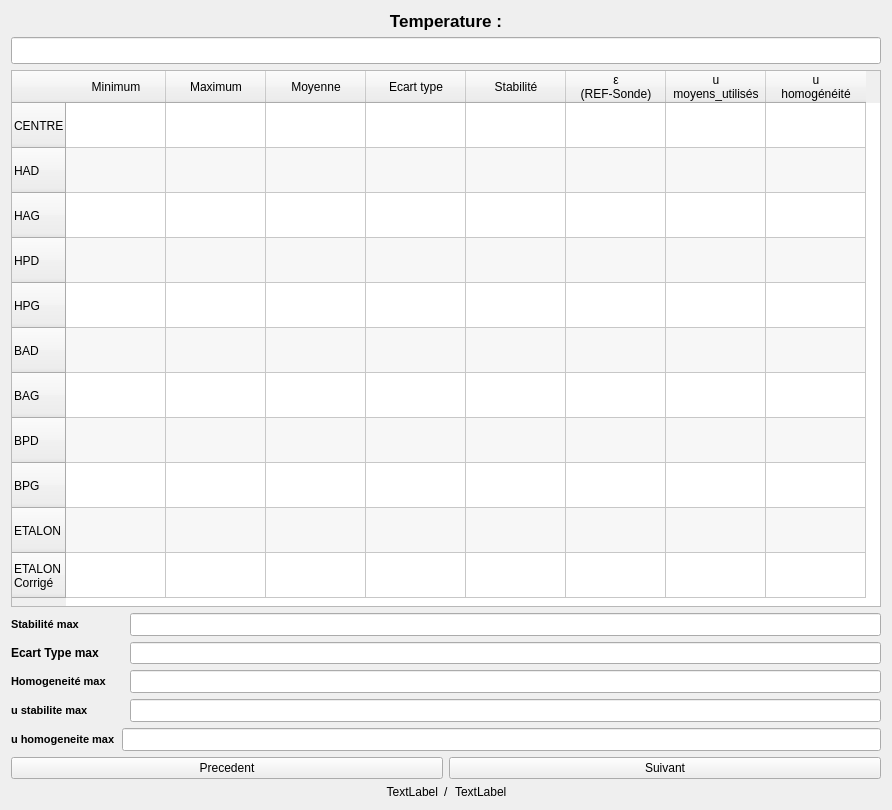
      <widget class="QWidget" name="tab_2">
       <property name="enabled">
        <bool>true</bool>
       </property>
       <attribute name="title">
        <string>Mesures</string>
       </attribute>
       <layout class="QVBoxLayout" name="verticalLayout_3">
        <item>
         <layout class="QVBoxLayout" name="verticalLayout_2">
          <item>
           <widget class="QLabel" name="label_8">
            <property name="sizePolicy">
             <sizepolicy hsizetype="Preferred" vsizetype="Fixed">
              <horstretch>0</horstretch>
              <verstretch>0</verstretch>
             </sizepolicy>
            </property>
            <property name="font">
             <font>
              <pointsize>13</pointsize>
              <weight>75</weight>
              <bold>true</bold>
             </font>
            </property>
            <property name="text">
             <string>Temperature :</string>
            </property>
            <property name="alignment">
             <set>Qt::AlignCenter</set>
            </property>
           </widget>
          </item>
          <item>
           <widget class="QLineEdit" name="lineEdit_temperature">
            <property name="enabled">
             <bool>true</bool>
            </property>
            <property name="sizePolicy">
             <sizepolicy hsizetype="Expanding" vsizetype="Fixed">
              <horstretch>0</horstretch>
              <verstretch>0</verstretch>
             </sizepolicy>
            </property>
            <property name="font">
             <font>
              <pointsize>12</pointsize>
             </font>
            </property>
            <property name="text">
             <string/>
            </property>
            <property name="alignment">
             <set>Qt::AlignCenter</set>
            </property>
            <property name="readOnly">
             <bool>true</bool>
            </property>
           </widget>
          </item>
         </layout>
        </item>
        <item>
         <widget class="QTableWidget" name="tableWidget_mesures">
          <property name="enabled">
           <bool>true</bool>
          </property>
          <property name="sizePolicy">
           <sizepolicy hsizetype="Expanding" vsizetype="Fixed">
            <horstretch>0</horstretch>
            <verstretch>0</verstretch>
           </sizepolicy>
          </property>
          <property name="minimumSize">
           <size>
            <width>870</width>
            <height>537</height>
           </size>
          </property>
          <property name="editTriggers">
           <set>QAbstractItemView::NoEditTriggers</set>
          </property>
          <property name="dragDropOverwriteMode">
           <bool>false</bool>
          </property>
          <property name="alternatingRowColors">
           <bool>true</bool>
          </property>
          <property name="showGrid">
           <bool>true</bool>
          </property>
          <attribute name="verticalHeaderDefaultSectionSize">
           <number>45</number>
          </attribute>
          <attribute name="verticalHeaderMinimumSectionSize">
           <number>45</number>
          </attribute>
          <row>
           <property name="text">
            <string>CENTRE</string>
           </property>
          </row>
          <row>
           <property name="text">
            <string>HAD</string>
           </property>
          </row>
          <row>
           <property name="text">
            <string>HAG</string>
           </property>
          </row>
          <row>
           <property name="text">
            <string>HPD</string>
           </property>
          </row>
          <row>
           <property name="text">
            <string>HPG</string>
           </property>
          </row>
          <row>
           <property name="text">
            <string>BAD</string>
           </property>
          </row>
          <row>
           <property name="text">
            <string>BAG</string>
           </property>
          </row>
          <row>
           <property name="text">
            <string>BPD</string>
           </property>
          </row>
          <row>
           <property name="text">
            <string>BPG</string>
           </property>
          </row>
          <row>
           <property name="text">
            <string>ETALON</string>
           </property>
          </row>
          <row>
           <property name="text">
            <string>ETALON 
Corrigé</string>
           </property>
          </row>
          <column>
           <property name="text">
            <string>Minimum</string>
           </property>
          </column>
          <column>
           <property name="text">
            <string>Maximum</string>
           </property>
          </column>
          <column>
           <property name="text">
            <string>Moyenne</string>
           </property>
          </column>
          <column>
           <property name="text">
            <string>Ecart type</string>
           </property>
          </column>
          <column>
           <property name="text">
            <string>Stabilité</string>
           </property>
          </column>
          <column>
           <property name="text">
            <string>ε
(REF-Sonde)</string>
           </property>
          </column>
          <column>
           <property name="text">
            <string>u
moyens_utilisés</string>
           </property>
          </column>
          <column>
           <property name="text">
            <string>u
homogénéité</string>
           </property>
          </column>
         </widget>
        </item>
        <item>
         <layout class="QHBoxLayout" name="horizontalLayout_12">
          <item>
           <widget class="QLabel" name="label_10">
            <property name="enabled">
             <bool>true</bool>
            </property>
            <property name="sizePolicy">
             <sizepolicy hsizetype="Minimum" vsizetype="Maximum">
              <horstretch>0</horstretch>
              <verstretch>0</verstretch>
             </sizepolicy>
            </property>
            <property name="minimumSize">
             <size>
              <width>113</width>
              <height>0</height>
             </size>
            </property>
            <property name="font">
             <font>
              <pointsize>8</pointsize>
              <weight>75</weight>
              <bold>true</bold>
             </font>
            </property>
            <property name="text">
             <string>Stabilité max</string>
            </property>
           </widget>
          </item>
          <item>
           <widget class="QLineEdit" name="lineEdit_stab_max">
            <property name="enabled">
             <bool>true</bool>
            </property>
            <property name="font">
             <font>
              <pointsize>10</pointsize>
             </font>
            </property>
            <property name="readOnly">
             <bool>true</bool>
            </property>
           </widget>
          </item>
         </layout>
        </item>
        <item>
         <layout class="QHBoxLayout" name="horizontalLayout_20">
          <property name="spacing">
           <number>31</number>
          </property>
          <item>
           <widget class="QLabel" name="label_21">
            <property name="font">
             <font>
              <weight>75</weight>
              <bold>true</bold>
             </font>
            </property>
            <property name="text">
             <string>Ecart Type max</string>
            </property>
           </widget>
          </item>
          <item>
           <widget class="QLineEdit" name="lineEdit_ecarttype_max"/>
          </item>
         </layout>
        </item>
        <item>
         <layout class="QHBoxLayout" name="horizontalLayout_13">
          <item>
           <widget class="QLabel" name="label_11">
            <property name="enabled">
             <bool>true</bool>
            </property>
            <property name="sizePolicy">
             <sizepolicy hsizetype="Preferred" vsizetype="Maximum">
              <horstretch>0</horstretch>
              <verstretch>0</verstretch>
             </sizepolicy>
            </property>
            <property name="minimumSize">
             <size>
              <width>113</width>
              <height>0</height>
             </size>
            </property>
            <property name="font">
             <font>
              <pointsize>8</pointsize>
              <weight>75</weight>
              <bold>true</bold>
             </font>
            </property>
            <property name="text">
             <string>Homogeneité max</string>
            </property>
           </widget>
          </item>
          <item>
           <widget class="QLineEdit" name="lineEdit_hom_max_2">
            <property name="enabled">
             <bool>true</bool>
            </property>
            <property name="font">
             <font>
              <pointsize>10</pointsize>
             </font>
            </property>
            <property name="readOnly">
             <bool>true</bool>
            </property>
           </widget>
          </item>
         </layout>
        </item>
        <item>
         <layout class="QHBoxLayout" name="horizontalLayout_14">
          <item>
           <widget class="QLabel" name="label_12">
            <property name="enabled">
             <bool>true</bool>
            </property>
            <property name="sizePolicy">
             <sizepolicy hsizetype="Preferred" vsizetype="Maximum">
              <horstretch>0</horstretch>
              <verstretch>0</verstretch>
             </sizepolicy>
            </property>
            <property name="minimumSize">
             <size>
              <width>113</width>
              <height>0</height>
             </size>
            </property>
            <property name="font">
             <font>
              <pointsize>8</pointsize>
              <weight>75</weight>
              <bold>true</bold>
             </font>
            </property>
            <property name="text">
             <string>u stabilite max</string>
            </property>
           </widget>
          </item>
          <item>
           <widget class="QLineEdit" name="lineEdit_u_stab_max">
            <property name="enabled">
             <bool>true</bool>
            </property>
            <property name="font">
             <font>
              <pointsize>10</pointsize>
             </font>
            </property>
            <property name="readOnly">
             <bool>true</bool>
            </property>
           </widget>
          </item>
         </layout>
        </item>
        <item>
         <layout class="QHBoxLayout" name="horizontalLayout_15">
          <item>
           <widget class="QLabel" name="label_13">
            <property name="enabled">
             <bool>true</bool>
            </property>
            <property name="sizePolicy">
             <sizepolicy hsizetype="Preferred" vsizetype="Maximum">
              <horstretch>0</horstretch>
              <verstretch>0</verstretch>
             </sizepolicy>
            </property>
            <property name="font">
             <font>
              <pointsize>8</pointsize>
              <weight>75</weight>
              <bold>true</bold>
             </font>
            </property>
            <property name="text">
             <string>u homogeneite max</string>
            </property>
           </widget>
          </item>
          <item>
           <widget class="QLineEdit" name="lineEdit_u_hom_max">
            <property name="enabled">
             <bool>true</bool>
            </property>
            <property name="font">
             <font>
              <pointsize>10</pointsize>
             </font>
            </property>
            <property name="readOnly">
             <bool>true</bool>
            </property>
           </widget>
          </item>
         </layout>
        </item>
        <item>
         <layout class="QHBoxLayout" name="horizontalLayout_17">
          <item>
           <widget class="QPushButton" name="pushButton_precedent">
            <property name="text">
             <string>Precedent</string>
            </property>
           </widget>
          </item>
          <item>
           <widget class="QPushButton" name="pushButton_suivant">
            <property name="text">
             <string>Suivant</string>
            </property>
           </widget>
          </item>
         </layout>
        </item>
        <item>
         <layout class="QHBoxLayout" name="horizontalLayout_18">
          <item>
           <widget class="QLabel" name="label_pt">
            <property name="sizePolicy">
             <sizepolicy hsizetype="Preferred" vsizetype="Maximum">
              <horstretch>0</horstretch>
              <verstretch>0</verstretch>
             </sizepolicy>
            </property>
            <property name="maximumSize">
             <size>
              <width>16777215</width>
              <height>13</height>
             </size>
            </property>
            <property name="text">
             <string>TextLabel</string>
            </property>
            <property name="alignment">
             <set>Qt::AlignRight|Qt::AlignTrailing|Qt::AlignVCenter</set>
            </property>
           </widget>
          </item>
          <item>
           <widget class="QLabel" name="label_16">
            <property name="sizePolicy">
             <sizepolicy hsizetype="Fixed" vsizetype="Preferred">
              <horstretch>0</horstretch>
              <verstretch>0</verstretch>
             </sizepolicy>
            </property>
            <property name="text">
             <string>/</string>
            </property>
           </widget>
          </item>
          <item>
           <widget class="QLabel" name="label_nb_pt">
            <property name="sizePolicy">
             <sizepolicy hsizetype="Preferred" vsizetype="Maximum">
              <horstretch>0</horstretch>
              <verstretch>0</verstretch>
             </sizepolicy>
            </property>
            <property name="maximumSize">
             <size>
              <width>16777215</width>
              <height>13</height>
             </size>
            </property>
            <property name="text">
             <string>TextLabel</string>
            </property>
           </widget>
          </item>
         </layout>
        </item>
       </layout>
      </widget>
